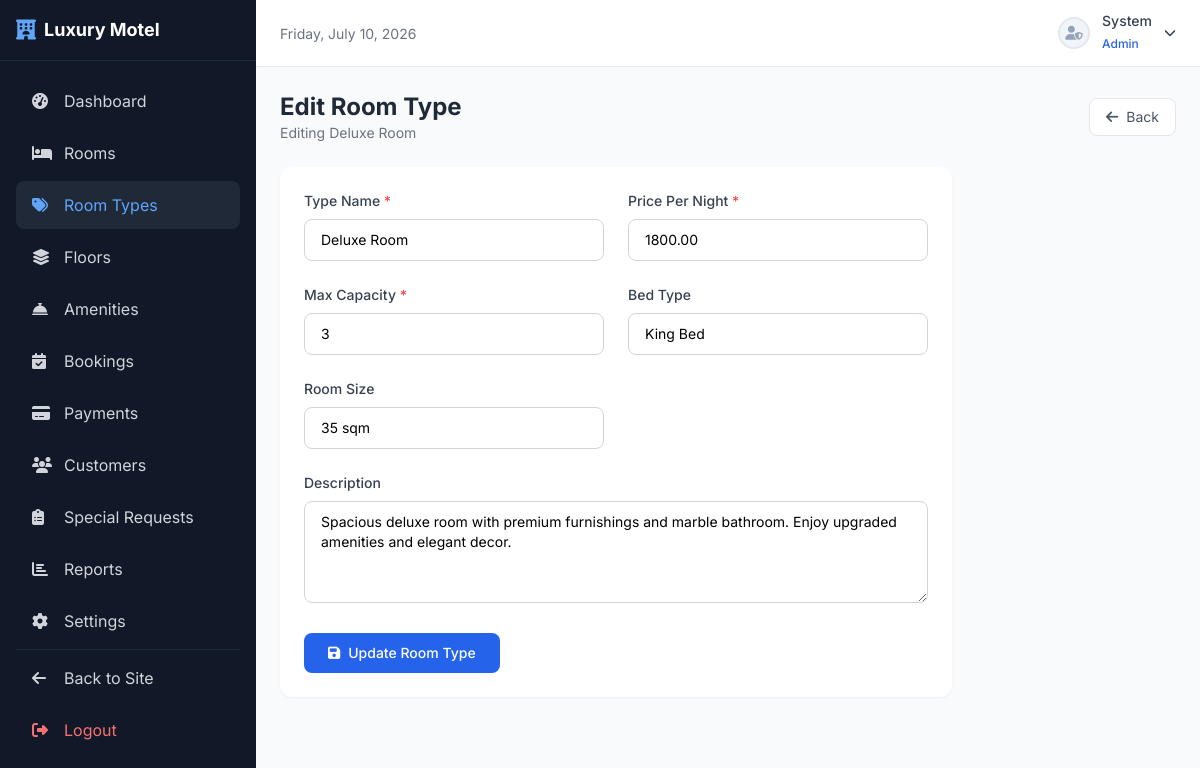
The page /admin/room-types/edit.php?id=2 (signed in) on the database its author committed.
### tables this page shows
CREATE TABLE IF NOT EXISTS `room_types` (
    `type_id` INT AUTO_INCREMENT PRIMARY KEY,
    `type_name` VARCHAR(100) NOT NULL UNIQUE,
    `description` TEXT NOT NULL,
    `price_per_night` DECIMAL(10,2) NOT NULL,
    `max_capacity` INT NOT NULL,
    `bed_type` VARCHAR(50) NOT NULL,
    `room_size` VARCHAR(30) NOT NULL
);

### config/db.php (called while the page is built, shortened)
<?php
function sanitize($input) {
    return htmlspecialchars(strip_tags(trim($input)), ENT_QUOTES, 'UTF-8');
}

### admin/room-types/edit.php (the view, shortened to what this page needs)
<?php
require_once '../../config/db.php';
include '../header.php';
$id = (int)($_GET['id'] ?? 0);
$stmt = $pdo->prepare("SELECT * FROM room_types WHERE type_id = ?");
$stmt->execute([$id]);
$type = $stmt->fetch();
?>
<div class="ml-64 min-h-screen">
    <div class="p-6">
        <div class="flex items-center justify-between mb-6">
            <div>
                <h1 class="text-2xl font-bold text-gray-800">Edit Room Type</h1>
                <p class="text-gray-500 text-sm">Editing <?php echo sanitize($type['type_name']); ?></p>
            </div>
            <a href="index.php" class="text-gray-600 hover:text-gray-800 bg-white px-4 py-2 rounded-lg border text-sm"><i class="fas fa-arrow-left mr-2"></i>Back</a>
        </div>
        <div class="bg-white rounded-xl shadow-sm p-6 max-w-2xl">
            <form method="POST">
                <div class="grid grid-cols-1 md:grid-cols-2 gap-6">
                    <div>
                        <label class="block text-sm font-medium text-gray-700 mb-2">Type Name <span class="text-red-500">*</span></label>
                        <input type="text" name="type_name" value="<?php echo sanitize($type['type_name']); ?>" class="w-full px-4 py-2.5 border border-gray-300 rounded-lg focus:ring-2 focus:ring-blue-500 focus:border-blue-500 outline-none text-sm" required>
                    </div>
                    <div>
                        <label class="block text-sm font-medium text-gray-700 mb-2">Price Per Night <span class="text-red-500">*</span></label>
                        <input type="number" step="0.01" min="0" name="price_per_night" value="<?php echo $type['price_per_night']; ?>" class="w-full px-4 py-2.5 border border-gray-300 rounded-lg focus:ring-2 focus:ring-blue-500 focus:border-blue-500 outline-none text-sm" required>
                    </div>
                    <div>
                        <label class="block text-sm font-medium text-gray-700 mb-2">Max Capacity <span class="text-red-500">*</span></label>
                        <input type="number" min="1" name="max_capacity" value="<?php echo $type['max_capacity']; ?>" class="w-full px-4 py-2.5 border border-gray-300 rounded-lg focus:ring-2 focus:ring-blue-500 focus:border-blue-500 outline-none text-sm" required>
                    </div>
                    <div>
                        <label class="block text-sm font-medium text-gray-700 mb-2">Bed Type</label>
                        <input type="text" name="bed_type" value="<?php echo sanitize($type['bed_type']); ?>" class="w-full px-4 py-2.5 border border-gray-300 rounded-lg focus:ring-2 focus:ring-blue-500 focus:border-blue-500 outline-none text-sm">
                    </div>
                    <div>
                        <label class="block text-sm font-medium text-gray-700 mb-2">Room Size</label>
                        <input type="text" name="room_size" value="<?php echo sanitize($type['room_size']); ?>" class="w-full px-4 py-2.5 border border-gray-300 rounded-lg focus:ring-2 focus:ring-blue-500 focus:border-blue-500 outline-none text-sm">
                    </div>
                </div>
                <div class="mt-6">
                    <label class="block text-sm font-medium text-gray-700 mb-2">Description</label>
                    <textarea name="description" rows="4" class="w-full px-4 py-2.5 border border-gray-300 rounded-lg focus:ring-2 focus:ring-blue-500 focus:border-blue-500 outline-none text-sm"><?php echo sanitize($type['description']); ?></textarea>
                </div>
                <div class="mt-6">
                    <button type="submit" class="bg-blue-600 text-white px-6 py-2.5 rounded-lg hover:bg-blue-700 transition text-sm font-medium"><i class="fas fa-save mr-2"></i>Update Room Type</button>
                </div>
            </form>
        </div>
    </div>
</div>
</body>
</html>

### rows shown on the page
room_types: type_name "Deluxe Room", price_per_night "1800.00", max_capacity "3", bed_type "King Bed", room_size "35 sqm", description "Spacious deluxe room with premium furnishings and marble bathroom. Enjoy upgraded amenities and elegant decor."

### other values the page prints
$_SESSION['first_name'] "System"
$_SESSION['role_name'] "Admin"
